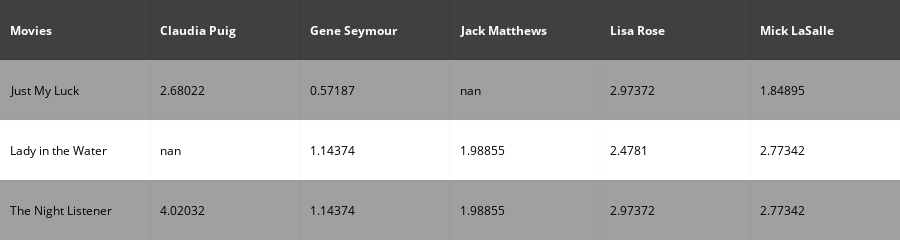

The code cell stored with this chart in its notebook:
### Code cell
df_rr.insert(0,'Movies',df_rr.index)
fig=ff.create_table(df_rr.round(5),colorscale='Greys')
df_rr.drop(columns=['Movies'],inplace=True)
iplot(fig)

### Figure 1 — Plotly figure (JSON) as saved in the notebook; plotly's stock layout.template omitted (floating-point values rounded to 4 significant figures)
{"data": [{"colorscale": "Greys", "hoverinfo": "none", "opacity": 0.75, "showscale": false, "type": "heatmap", "uid": "38d9e938-e30b-4db1-b1c7-7a1741e9b996", "z": [[0, 0, 0, 0, 0, 0], [0.5, 0.5, 0.5, 0.5, 0.5, 0.5], [1, 1, 1, 1, 1, 1], [0.5, 0.5, 0.5, 0.5, 0.5, 0.5]]}], "layout": {"annotations": [{"align": "left", "font": {"color": "#ffffff"}, "showarrow": false, "text": "<b>Movies</b>", "x": -0.45, "xanchor": "left", "xref": "x", "y": 0, "yref": "y"}, {"align": "left", "font": {"color": "#ffffff"}, "showarrow": false, "text": "<b>Claudia Puig</b>", "x": 0.55, "xanchor": "left", "xref": "x", "y": 0, "yref": "y"}, {"align": "left", "font": {"color": "#ffffff"}, "showarrow": false, "text": "<b>Gene Seymour</b>", "x": 1.55, "xanchor": "left", "xref": "x", "y": 0, "yref": "y"}, {"align": "left", "font": {"color": "#ffffff"}, "showarrow": false, "text": "<b>Jack Matthews</b>", "x": 2.55, "xanchor": "left", "xref": "x", "y": 0, "yref": "y"}, {"align": "left", "font": {"color": "#ffffff"}, "showarrow": false, "text": "<b>Lisa Rose</b>", "x": 3.55, "xanchor": "left", "xref": "x", "y": 0, "yref": "y"}, {"align": "left", "font": {"color": "#ffffff"}, "showarrow": false, "text": "<b>Mick LaSalle</b>", "x": 4.55, "xanchor": "left", "xref": "x", "y": 0, "yref": "y"}, {"align": "left", "font": {"color": "#000000"}, "showarrow": false, "text": "Just My Luck", "x": -0.45, "xanchor": "left", "xref": "x", "y": 1, "yref": "y"}, {"align": "left", "font": {"color": "#000000"}, "showarrow": false, "text": "2.68022", "x": 0.55, "xanchor": "left", "xref": "x", "y": 1, "yref": "y"}, {"align": "left", "font": {"color": "#000000"}, "showarrow": false, "text": "0.57187", "x": 1.55, "xanchor": "left", "xref": "x", "y": 1, "yref": "y"}, {"align": "left", "font": {"color": "#000000"}, "showarrow": false, "text": "nan", "x": 2.55, "xanchor": "left", "xref": "x", "y": 1, "yref": "y"}, {"align": "left", "font": {"color": "#000000"}, "showarrow": false, "text": "2.97372", "x": 3.55, "xanchor": "left", "xref": "x", "y": 1, "yref": "y"}, {"align": "left", "font": {"color": "#000000"}, "showarrow": false, "text": "1.84895", "x": 4.55, "xanchor": "left", "xref": "x", "y": 1, "yref": "y"}, {"align": "left", "font": {"color": "#000000"}, "showarrow": false, "text": "Lady in the Water", "x": -0.45, "xanchor": "left", "xref": "x", "y": 2, "yref": "y"}, {"align": "left", "font": {"color": "#000000"}, "showarrow": false, "text": "nan", "x": 0.55, "xanchor": "left", "xref": "x", "y": 2, "yref": "y"}, {"align": "left", "font": {"color": "#000000"}, "showarrow": false, "text": "1.14374", "x": 1.55, "xanchor": "left", "xref": "x", "y": 2, "yref": "y"}, {"align": "left", "font": {"color": "#000000"}, "showarrow": false, "text": "1.98855", "x": 2.55, "xanchor": "left", "xref": "x", "y": 2, "yref": "y"}, {"align": "left", "font": {"color": "#000000"}, "showarrow": false, "text": "2.4781", "x": 3.55, "xanchor": "left", "xref": "x", "y": 2, "yref": "y"}, {"align": "left", "font": {"color": "#000000"}, "showarrow": false, "text": "2.77342", "x": 4.55, "xanchor": "left", "xref": "x", "y": 2, "yref": "y"}, {"align": "left", "font": {"color": "#000000"}, "showarrow": false, "text": "The Night Listener", "x": -0.45, "xanchor": "left", "xref": "x", "y": 3, "yref": "y"}, {"align": "left", "font": {"color": "#000000"}, "showarrow": false, "text": "4.02032", "x": 0.55, "xanchor": "left", "xref": "x", "y": 3, "yref": "y"}, {"align": "left", "font": {"color": "#000000"}, "showarrow": false, "text": "1.14374", "x": 1.55, "xanchor": "left", "xref": "x", "y": 3, "yref": "y"}, {"align": "left", "font": {"color": "#000000"}, "showarrow": false, "text": "1.98855", "x": 2.55, "xanchor": "left", "xref": "x", "y": 3, "yref": "y"}, {"align": "left", "font": {"color": "#000000"}, "showarrow": false, "text": "2.97372", "x": 3.55, "xanchor": "left", "xref": "x", "y": 3, "yref": "y"}, {"align": "left", "font": {"color": "#000000"}, "showarrow": false, "text": "2.77342", "x": 4.55, "xanchor": "left", "xref": "x", "y": 3, "yref": "y"}], "height": 170, "margin": {"b": 0, "l": 0, "r": 0, "t": 0}, "xaxis": {"dtick": 1, "gridwidth": 2, "showticklabels": false, "tick0": -0.5, "ticks": "", "zeroline": false}, "yaxis": {"autorange": "reversed", "dtick": 1, "gridwidth": 2, "showticklabels": false, "tick0": 0.5, "ticks": "", "zeroline": false}}}
